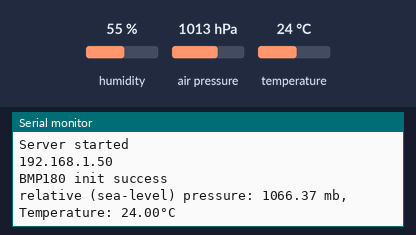
Simulated run of this sketch. Board: ESP8266 (NodeMCU). Parts: the last lines printed to the serial monitor. Inputs (shaded band) come from the test bench; at power-on: air pressure 1013 hPa, temperature 24 °C, humidity 55 %. WiFi joins after 1.5 s; servers stay silent unless stated.

Above: at 3.8 s.
3.9 s: air pressure set to 952 hPa
At 6.9 s:
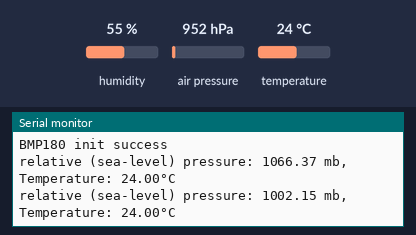
8.7 s: temperature set to 12 °C
At 12.1 s:
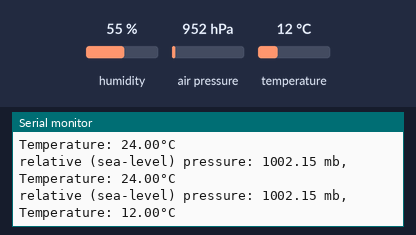
13.5 s: air pressure set to 975 hPa
At 16.0 s:
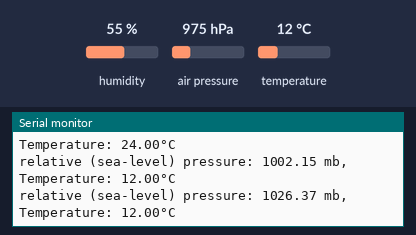
Timing chart, 0 to 17.5 s (numbered marks = the images above; inputs shaded):
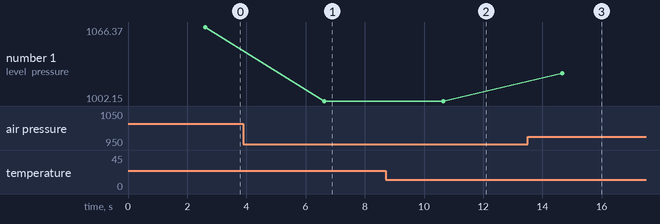

The sketch:

Finalmod.ino
```cpp
#include <ESP8266WiFi.h>
#include "DHT.h"
#include <SFE_BMP180.h>
#include <Wire.h>

#define ALTITUDE 431.0
#define DHTPIN 0     // what digital pin we're connected to
#define DHTTYPE DHT11   // DHT 11

SFE_BMP180 pressure;
DHT dht(DHTPIN, DHTTYPE);
const char* ssid     = "######"; // Your ssid
const char* password = "######"; // Your Password

char status;
double T,P,p0,a;

/*Enter the static ip that you want to set
IPAddress ip(192, 168, 43, 142);
IPAddress gateway(192, 168, 0, 1);
IPAddress subnet(255, 255, 255, 0);
*/
WiFiServer server(80);
void setup() {
Serial.begin(115200);
delay(100);
dht.begin();
Serial.print("Connecting to ");
Serial.println(ssid);
/*Configuring the WI-FI with the specified static IP.
WiFi.config(ip, gateway, subnet);
*/
WiFi.begin(ssid, password);

while (WiFi.status() != WL_CONNECTED) {
delay(500);
Serial.print(".");
}

Serial.println("");
Serial.println("WiFi is connected");
server.begin();
Serial.println("Server started");


Serial.println(WiFi.localIP());
  if (pressure.begin())
    Serial.println("BMP180 init success");
  else
  {
    Serial.println("BMP180 init fail\n\n");
    while(1); // Pause forever.
  }
  delay(1000);
}

void loop() {
    status = pressure.getPressure(P,T);
    if (status != 0)
    {
p0 = pressure.sealevel(P,ALTITUDE); // we're at 1655 meters (Boulder, CO)
Serial.print("relative (sea-level) pressure: ");
Serial.print(p0,2);
Serial.print(" mb, ");
Serial.print("\n");
Serial.print("Temperature: ");
Serial.print(dht.readTemperature());
Serial.print("°C");
Serial.print("\n");
}

float h = dht.readHumidity();
// Read temperature as Celsius (the default)
float t = dht.readTemperature();
// Read temperature as Fahrenheit (isFahrenheit = true)
float f = dht.readTemperature(true);
// Altitude
float a = p0/10;


WiFiClient client = server.available();
client.println("HTTP/1.1 200 OK");
client.println("Content-Type: text/html");
client.println("Connection: close");  // the connection will be closed after completion of the response
client.println("Refresh: 10");  // update the page after 10 sec
client.println();
client.println("<!DOCTYPE HTML>");
client.println("<html>");
client.println("<style>html { font-family: Cairo; display: block; margin: 0px auto; text-align: center;color: #333333; background-color: #ccffb3;}");
client.println("body{margin-top: 50px;}");
client.println("h1 {margin: 50px auto 30px; font-size: 45px; text-align: center;}");
client.println(".side_adjust{display: inline-block;vertical-align: middle;position: relative;}");
client.println(".text1{font-weight: 180; padding-left: 0px; font-size: 32px; width: 100px; text-align: left; color: #3498db;}");
client.println(".data1{font-weight: 180; padding-left: 80px; font-size: 30px;color: #3498db;}");
client.println(".text2{font-weight: 180; padding-left: 0px; font-size: 32px; width: 100px; text-align: left; color: #ff6600;}");
client.println(".data2{font-weight: 180; padding-left: 80px; font-size: 30px;color: #ff6600;}");
client.println(".text3{font-weight: 180; padding-left: 0px; font-size: 32px; width: 100px; text-align: left; color: #0066ff;}");
client.println(".data3{font-weight: 180; padding-left: 80px; font-size: 30px;color: #0066ff;}");
client.println(".text4{font-weight: 180; padding-left: 0px; font-size: 32px; width: 100px; text-align: left; color: #ff00f7;}");
client.println(".data4{font-weight: 180; padding-left: 80px; font-size: 30px;color: #ff00f7;}");
client.println(".data{padding: 10px;}");
client.println("</style>");
client.println("</head>");
client.println("<body>");
client.println("<div id=\"webpage\">");
client.println("<h1>Welcome to ESP Weather Station</h1>");
client.println("<div class=\"data\">");
client.println("<div class=\"side_adjust text1\">Humidity:</div>");
client.println("<div class=\"side_adjust data1\">");
client.print(h);
client.println("<div class=\"side_adjust text1\">%</div>");
client.println("</div>");
client.println("<div class=\"data\">");
client.println("<div class=\"side_adjust text2\">Temperature:</div>");
client.println("<div class=\"side_adjust data2\">");
client.print(t);
client.println("<div class=\"side_adjust text2\">&#176;C</div>");
client.print(f);
client.println("<div class=\"side_adjust text2\">&#176;F</div>");
client.println("</div>");
client.println("<div class=\"data\">");
client.println("<div class=\"side_adjust text3\">Pressure:</div>");
client.println("<div class=\"side_adjust data3\">");
client.print(p0,2);
client.println("<div class=\"side_adjust text3\">mb</div>");
client.println("</div>");
client.println("<div class=\"data\">");
client.println("<div class=\"side_adjust text4\">Altitude:</div>");
client.println("<div class=\"side_adjust data4\">");
client.print(a);
client.println("<div class=\"side_adjust text4\">m</div>");
client.println("</div>");
client.println("</div>");
client.println("</body>");
client.println("</html>");
 delay(4000);
}
```

Measured:
- after the input at 3.9 s, the serial monitor: prints a new line after 2.7 s (image 1)
- after the input at 8.7 s, the serial monitor: prints a new line after 2.0 s (image 2)
- after the input at 13.5 s, the serial monitor: prints a new line after 1.2 s (image 3)
- plotted number 1: 1066.37 → 1002.15 after the input at 3.9 s, 1002.15 → 1026.37 after the input at 13.5 s
